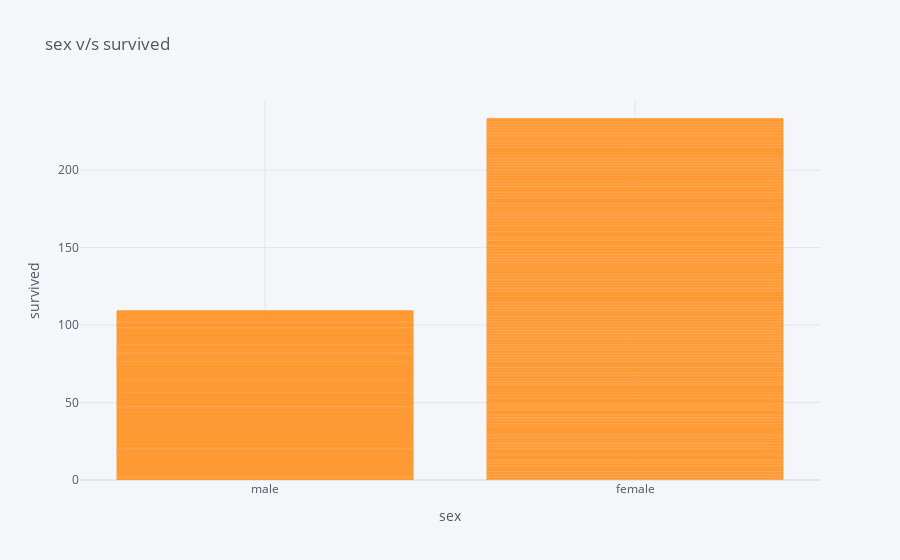

This figure's notebook cell:
### Code cell
df1.iplot(x="sex",y="survived",kind="bar", title="sex v/s survived",xTitle='sex',yTitle='survived')

### Figure 1 — Plotly figure (JSON) as saved in the notebook; plotly's stock layout.template omitted (floating-point values rounded to 4 significant figures; data arrays with more than 128 entries replaced by an {"elided": "..."} marker saying what was removed)
{"data": [{"marker": {"color": "rgba(255, 153, 51, 0.6)", "line": {"color": "rgba(255, 153, 51, 1.0)", "width": 1}}, "name": "survived", "orientation": "v", "text": "", "type": "bar", "x": {"elided": "891 str values"}, "y": {"elided": "891 int values"}}], "layout": {"legend": {"bgcolor": "#F5F6F9", "font": {"color": "#4D5663"}}, "paper_bgcolor": "#F5F6F9", "plot_bgcolor": "#F5F6F9", "title": {"font": {"color": "#4D5663"}, "text": "sex v/s survived"}, "xaxis": {"gridcolor": "#E1E5ED", "showgrid": true, "tickfont": {"color": "#4D5663"}, "title": {"font": {"color": "#4D5663"}, "text": "sex"}, "zerolinecolor": "#E1E5ED"}, "yaxis": {"gridcolor": "#E1E5ED", "showgrid": true, "tickfont": {"color": "#4D5663"}, "title": {"font": {"color": "#4D5663"}, "text": "survived"}, "zerolinecolor": "#E1E5ED"}}}
